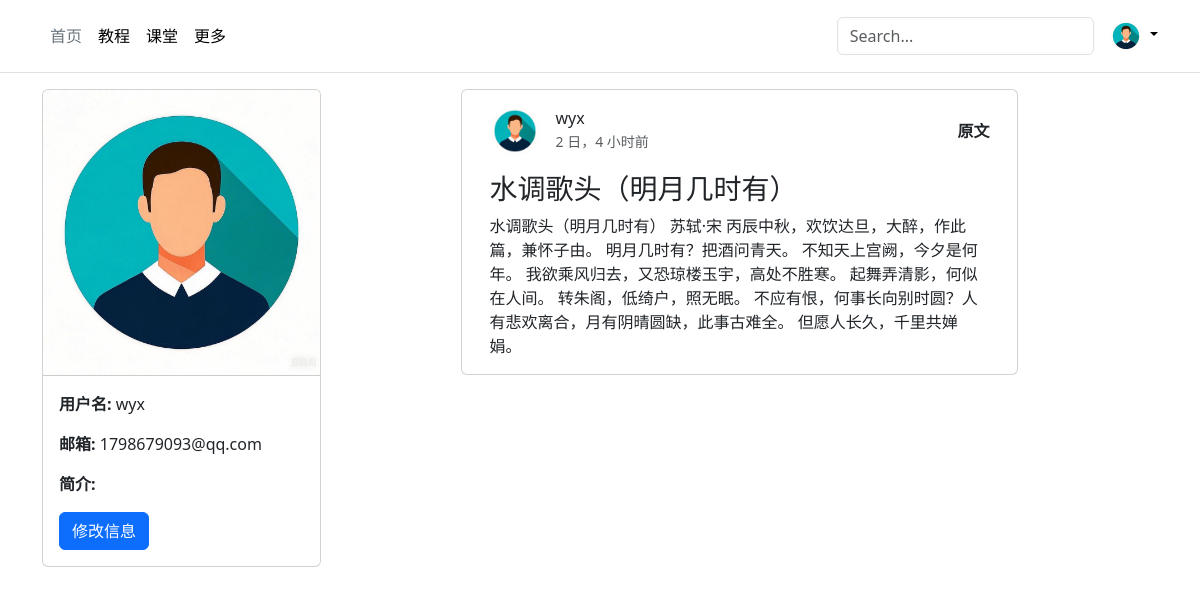
The page /user/profile/ (signed in) on the database as committed earlier.
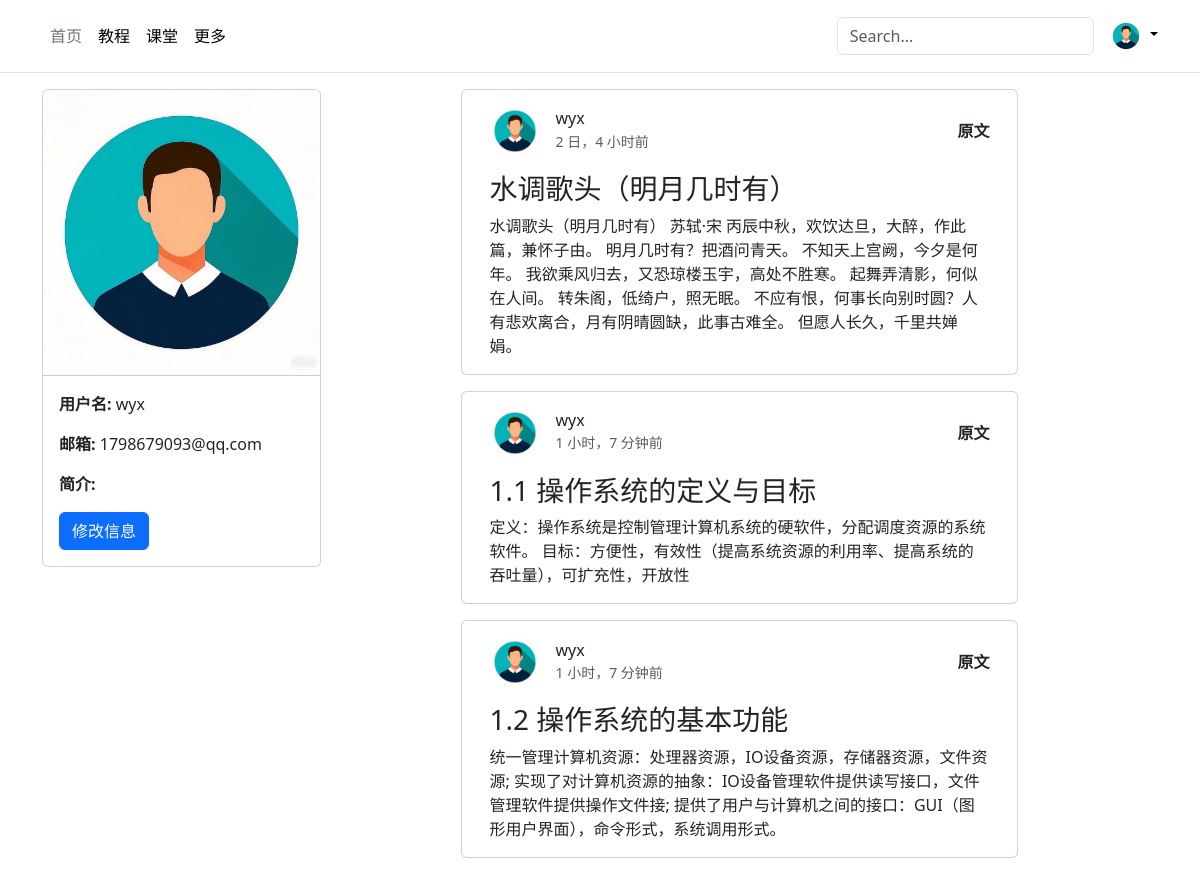
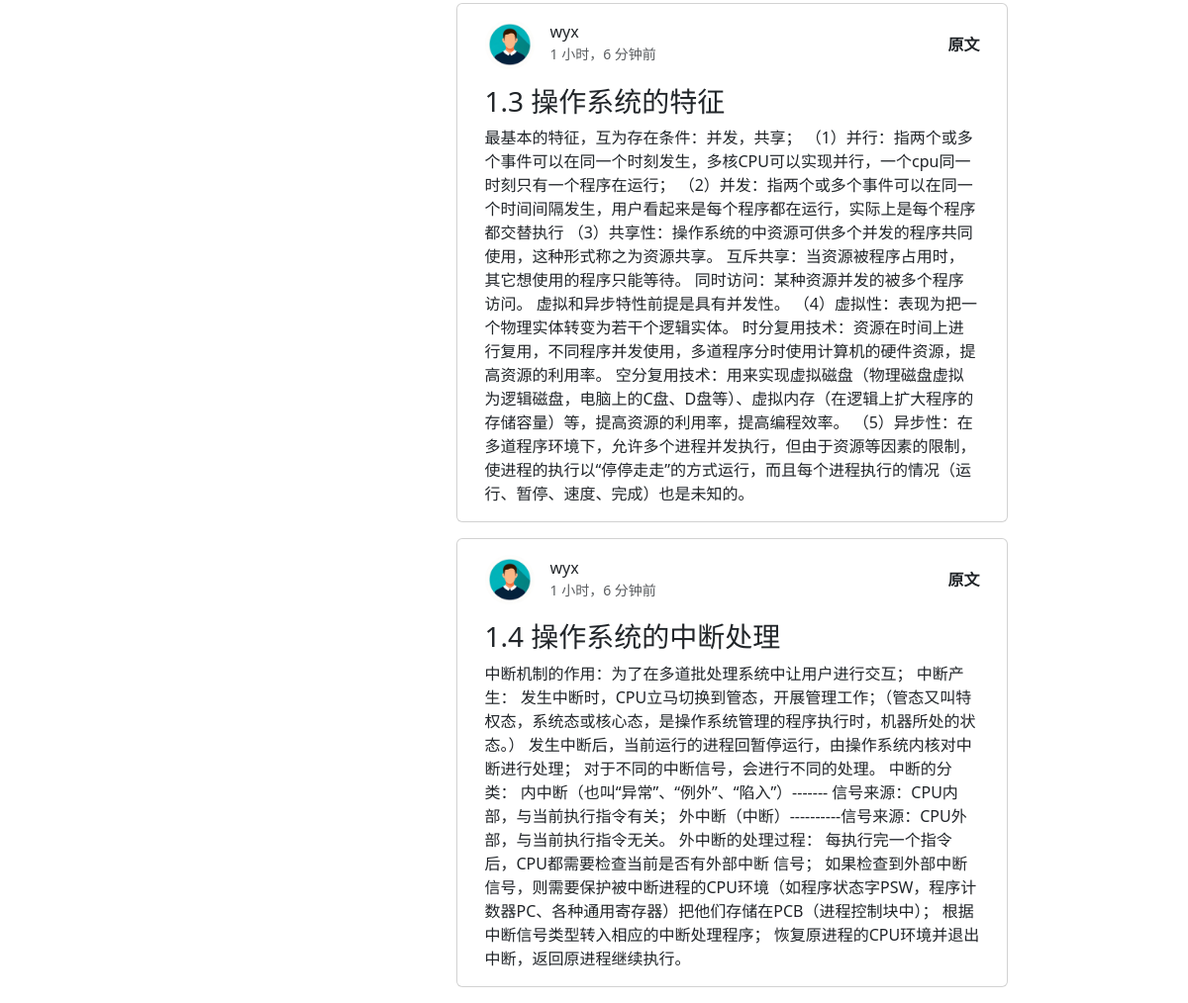
The same page on the database as committed later (2 pictures, top to bottom).
### user/models.py (models this page shows, shortened)
class User(AbstractUser):
    avatar = models.ImageField(upload_to='avatars/', blank=True,default='avatars/default.png')
    bio = models.TextField(max_length=100, blank=True)

### article/models.py (models this page shows, shortened)
class ArticlePost(models.Model):
    author = models.ForeignKey(User, on_delete=models.CASCADE)
    title = models.CharField(max_length=100)
    body = models.TextField()
    created = models.DateTimeField(auto_now_add=True)
    updated = models.DateTimeField(auto_now=True)
    column = models.ForeignKey(Column, on_delete=models.CASCADE, null=True, blank=True,related_name='articles')
    views = models.PositiveIntegerField(default=0)
    likes = models.PositiveIntegerField(default=0)

### user/views.py (the view)
# urls.py: path('profile/', UserProfileView.as_view(), name='profile'),
class UserProfileView(LoginRequiredMixin, DetailView):
    model = User
    template_name = 'user/profile.html'
    context_object_name = 'thisuser'
    def get_object(self):
        pk = self.kwargs.get('pk')
        if pk is None:
            return self.request.user
        return User.objects.get(pk=pk)
    def get_context_data(self, **kwargs):
        context = super().get_context_data(**kwargs)
        user = self.get_object()
        articles = user.articlepost_set.all()  # 获取该用户的文章
        context['articles'] = articles
        return context

### templates/user/profile.html (shortened to what this page needs)
{% extends "base.html" %}
{% block content %}
<div class="container" style="display: flex;">
    <div class="sidebar col-3">
        <div class="card" style="width: 100%;">
            <div class="card-header" style="position: relative; width: 100%; height: 0; padding-bottom: 100%; overflow: hidden;">
                {% if thisuser.avatar %}
                <img src="{{ thisuser.avatar.url }}" alt="User Avatar" style="position: absolute; top: 0; left: 0; width: 100%; height: 100%; object-fit: cover;" />
                {% else %}
                <img src="/static/default.png" alt="Default" style="position: absolute; top: 0; left: 0; width: 100%; height: 100%; object-fit: cover;" />
                {% endif %}
            </div>
            <div class="card-body">
                <p><strong>用户名:</strong> {{ thisuser.username }}</p>
                <p><strong>邮箱:</strong> {{ thisuser.email }}</p>
                <p><strong>简介:</strong> {{ thisuser.bio }}</p>
                {% if thisuser == user %}
                <a href="{% url 'user:update' %}" class="btn btn-primary">修改信息</a>
                {% endif %}
            </div>
        </div>
    </div>
    <div class="main-content col-9" style="flex: 1; ">
        <div class="container">
            <div class="row justify-content-center">
            {% for article in articles %}
              <div class="card col-lg-8 mb-3" >
            <div class="card-body">
              <div class="d-flex align-items-center mb-3">
                <img src="{{ article.author.avatar.url }}" alt="用户头像" class="rounded-circle me-3" style="width: 50px; height: 50px;">
                <div>
                  <h6 class="mb-0">{{ article.author.username }}</h6>
                  <small class="text-muted">{{ article.created|timesince }}前</small>
                </div>
                <a href="{% url 'article:detail' article.id %}" class="ms-auto text-decoration-none text-dark fw-bold">原文</a>
              </div>
              <h3 class="card-title">{{article.title}}</h3>
              <p class="card-text">{{article.body}}</p>
            </div>
          </div>
          {% endfor %}
              </div>
            </div>
    </div>
</div>
{% endblock %}

### templates/base.html (shortened to what this page needs)
{% load static %}
<!DOCTYPE html>
<html lang="zh-cn">
  <head>
    <link
      rel="stylesheet"
      href="{% static 'bootstrap/css/bootstrap.min.css' %}"
    />
  </head>
  <body>
    <header class="p-3 mb-3 border-bottom">
      <div class="container">
        <div
          class="d-flex flex-wrap align-items-center justify-content-center justify-content-lg-start"
        >
          <ul
            class="nav col-12 col-lg-auto me-lg-auto mb-2 justify-content-center mb-md-0"
          >
            <li>
              <a href="/" class="nav-link px-2 link-secondary">首页</a>
            </li>
            <li>
              <a href="/course" class="nav-link px-2 link-body-emphasis">教程</a>
            </li>
            <li>
              <a href="#" class="nav-link px-2 link-body-emphasis">课堂</a>
            </li>
            <li>
              <a href="#" class="nav-link px-2 link-body-emphasis">更多</a>
            </li>
          </ul>
          <form class="col-12 col-lg-auto mb-3 mb-lg-0 me-lg-3" role="search">
            <input
              type="search"
              class="form-control"
              name="search"
              placeholder="Search..."
              aria-label="Search"
            />
          </form>
          {% if user.is_authenticated %}
          <div class="dropdown text-end">
            <a
              href="#"
              class="d-block link-body-emphasis text-decoration-none dropdown-toggle"
              data-bs-toggle="dropdown"
              aria-expanded="false"
            >
            {% if user.avatar %}
              <img
                src="{{ user.avatar.url}}"
                alt="avatar"
                width="32"
                height="32"
                class="rounded-circle"
              />
              {% endif %}
            </a>
            {% else %}
            <a href="/user/login" class="nav-link px-2 link-secondary">登录</a>
            {% endif %}
          </div>
        </div>
      </div>
    </header>
    {% block content %}{% endblock content %}
  </body>
</html>

Rows that differ between the two databases and show on the page:
added ArticlePost: author.avatar (placeholder picture), author.username "wyx", created "1 小时，7 分钟", title "1.1 操作系统的定义与目标", body "定义：操作系统是控制管理计算机系统的硬软件，分配调度资源的系统软件。 目标：方便性，有效性（提高系统资源的利用率、提高系统的吞吐量），可扩充性，开放性"
added ArticlePost: author.avatar (placeholder picture), author.username "wyx", created "1 小时，7 分钟", title "1.2 操作系统的基本功能", body "统一管理计算机资源：处理器资源，IO设备资源，存储器资源，文件资源; 实现了对计算机资源的抽象：IO设备管理软件提供读写接口，文件管理软件提供操作文件接; 提供了用户与计算机之间的接口：GUI（图形用户界面），命令形式，系统调用形式。"
added ArticlePost: author.avatar (placeholder picture), author.username "wyx", created "1 小时，6 分钟", title "1.3 操作系统的特征", body "最基本的特征，互为存在条件：并发，共享； （1）并行：指两个或多个事件可以在同一个时刻发生，多核CPU可以实现并行，一个cpu同一时刻只有一个程序在运行； （2）并发：指两个或多个事件可以在同一个时间间隔发生，用户看起来是每个程序都在运行，实际上是每个程序都交替执行 （3）共享性：操作系统的中资源可供多个并发的程序共同使用，这种形式称之为资源共享。 互斥共享：当资源被程序占用时，其它想使用的程序只能等待。 同时访问：某种资源并发的被多个程序访问。 虚拟和异步特性前提是具有并发性。 （4）虚拟性：表现为把一个物理实体转变为若干个逻辑实体。 时分复用技术：资源在时间上进行复用，不同程序并发使用，多道程序分时使用计算机的硬件资源，提高资源的利用率。 空分复用技术：用来实现虚拟磁盘（物理磁盘虚拟为逻辑磁盘，电脑上的C盘、D盘等）、虚拟内存（在逻辑上扩大程序的存储容量）等，提高资源的利用率，提高编程效率。 （5）异步性：在多道程序环境下，允许多个进程并发执行，但由于资源等因素的限制，使进程的执行以“停停走走”的方式运行，而且每个进程执行的情况（运行、暂停、速度、完成）也是未知的。"
added ArticlePost: author.avatar (placeholder picture), author.username "wyx", created "1 小时，6 分钟", title "1.4 操作系统的中断处理", body "中断机制的作用：为了在多道批处理系统中让用户进行交互； 中断产生： 发生中断时，CPU立马切换到管态，开展管理工作；（管态又叫特权态，系统态或核心态，是操作系统管理的程序执行时，机器所处的状态。） 发生中断后，当前运行的进程回暂停运行，由操作系统内核对中断进行处理； 对于不同的中断信号，会进行不同的处理。 中断的分类： 内中断（也叫“异常”、“例外”、“陷入”）------- 信号来源：CPU内部，与当前执行指令有关； 外中断（中断）----------信号来源：CPU外部，与当前执行指令无关。 外中断的处理过程： 每执行完一个指令后，CPU都需要检查当前是否有外部中断 信号； 如果检查到外部中断信号，则需要保护被中断进程的CPU环境（如程序状态字PSW，程序计数器PC、各种通用寄存器）把他们存储在PCB（进程控制块中）； 根据中断信号类型转入相应的中断处理程序； 恢复原进程的CPU环境并退出中断，返回原进程继续执行。"
